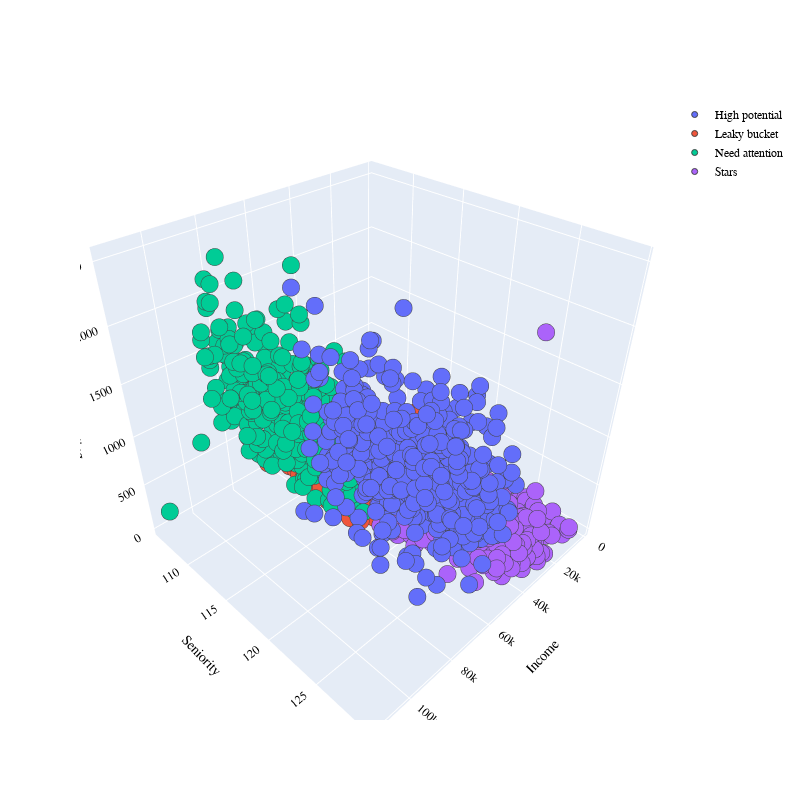

Source (notebook cell):
### Code cell
PLOT = go.Figure()
for C in list(data.Cluster.unique()):
    

    PLOT.add_trace(go.Scatter3d(x = data[data.Cluster == C]['Income'],
                                y = data[data.Cluster == C]['Seniority'],
                                z = data[data.Cluster == C]['Spending'],                        
                                mode = 'markers',marker_size = 6, marker_line_width = 1,
                                name = str(C)))
PLOT.update_traces(hovertemplate='Income: %{x} <br>Seniority: %{y} <br>Spending: %{z}')

    
PLOT.update_layout(width = 800, height = 800, autosize = True, showlegend = True,
                   scene = dict(xaxis=dict(title = 'Income', titlefont_color = 'black'),
                                yaxis=dict(title = 'Seniority', titlefont_color = 'black'),
                                zaxis=dict(title = 'Spending', titlefont_color = 'black')),
                   font = dict(family = "Gilroy", color  = 'black', size = 12))

### Figure 1 — Plotly figure (JSON) as saved in the notebook; plotly's stock layout.template omitted (floating-point values rounded to 4 significant figures; data arrays with more than 128 entries replaced by an {"elided": "..."} marker saying what was removed)
{"data": [{"hovertemplate": "Income: %{x} <br>Seniority: %{y} <br>Spending: %{z}", "marker": {"line": {"width": 1}, "size": 6}, "mode": "markers", "name": "High potential", "type": "scatter3d", "x": {"elided": "533 int values"}, "y": {"elided": "533 float values"}, "z": {"elided": "533 int values"}}, {"hovertemplate": "Income: %{x} <br>Seniority: %{y} <br>Spending: %{z}", "marker": {"line": {"width": 1}, "size": 6}, "mode": "markers", "name": "Leaky bucket", "type": "scatter3d", "x": {"elided": "636 int values"}, "y": {"elided": "636 float values"}, "z": {"elided": "636 int values"}}, {"hovertemplate": "Income: %{x} <br>Seniority: %{y} <br>Spending: %{z}", "marker": {"line": {"width": 1}, "size": 6}, "mode": "markers", "name": "Need attention", "type": "scatter3d", "x": {"elided": "455 int values"}, "y": {"elided": "455 float values"}, "z": {"elided": "455 int values"}}, {"hovertemplate": "Income: %{x} <br>Seniority: %{y} <br>Spending: %{z}", "marker": {"line": {"width": 1}, "size": 6}, "mode": "markers", "name": "Stars", "type": "scatter3d", "x": {"elided": "581 int values"}, "y": {"elided": "581 float values"}, "z": {"elided": "581 int values"}}], "layout": {"autosize": true, "font": {"color": "black", "family": "Gilroy", "size": 12}, "height": 800, "scene": {"xaxis": {"title": {"font": {"color": "black"}, "text": "Income"}}, "yaxis": {"title": {"font": {"color": "black"}, "text": "Seniority"}}, "zaxis": {"title": {"font": {"color": "black"}, "text": "Spending"}}}, "showlegend": true, "width": 800}}
